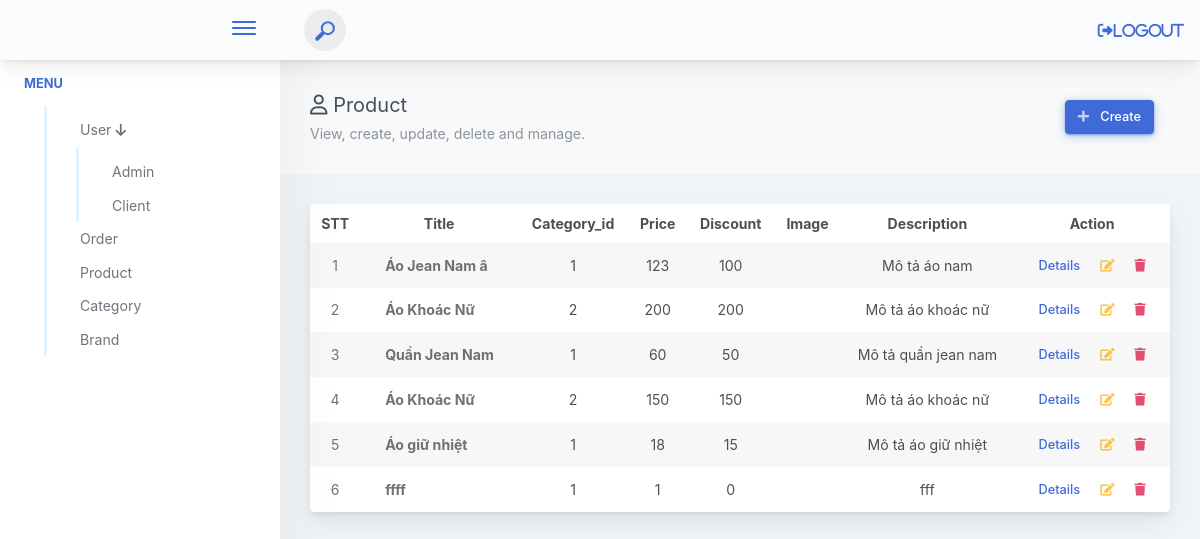
/admin/?act=product (signed in), run on an earlier commit of the app's database.
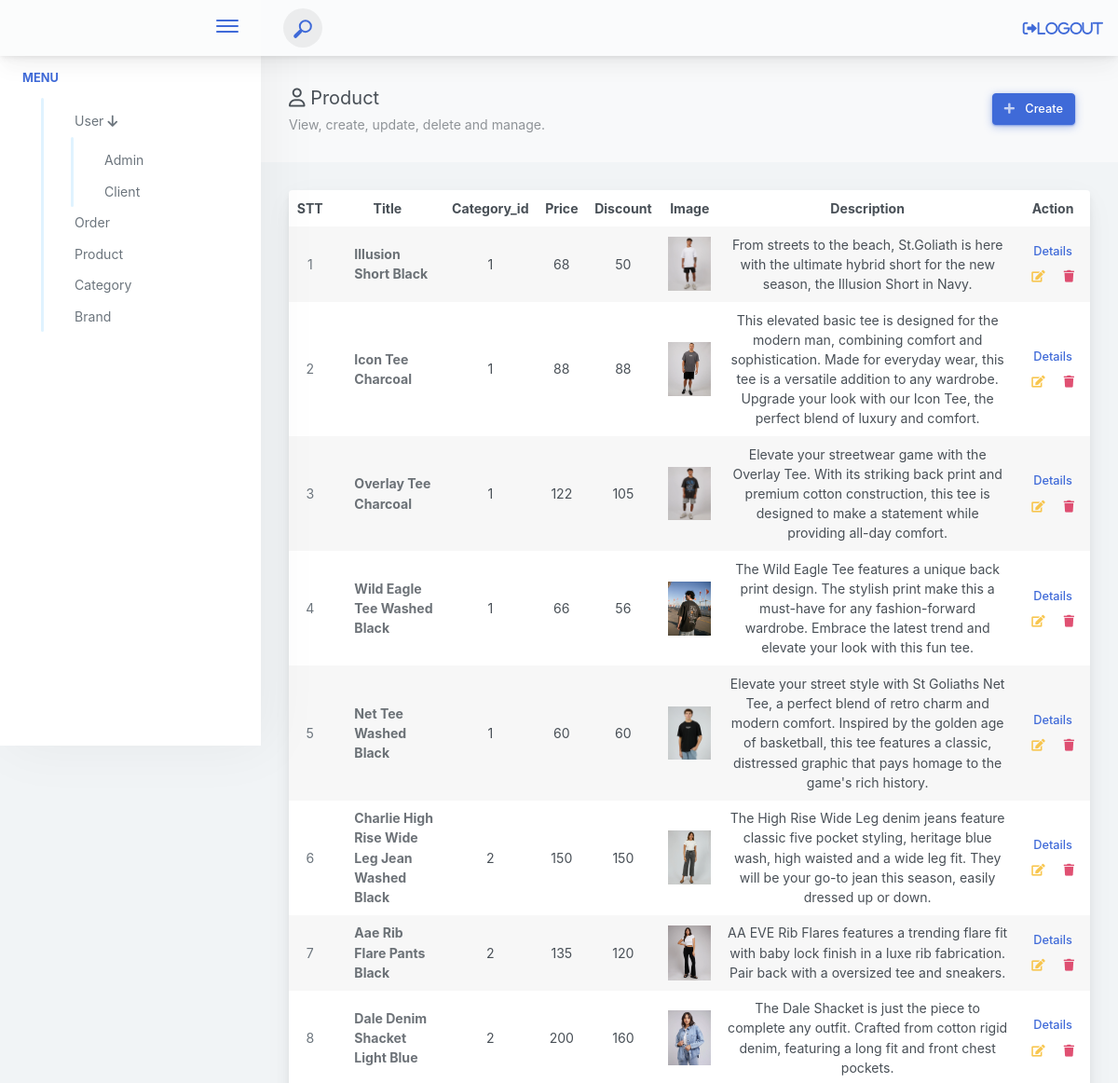
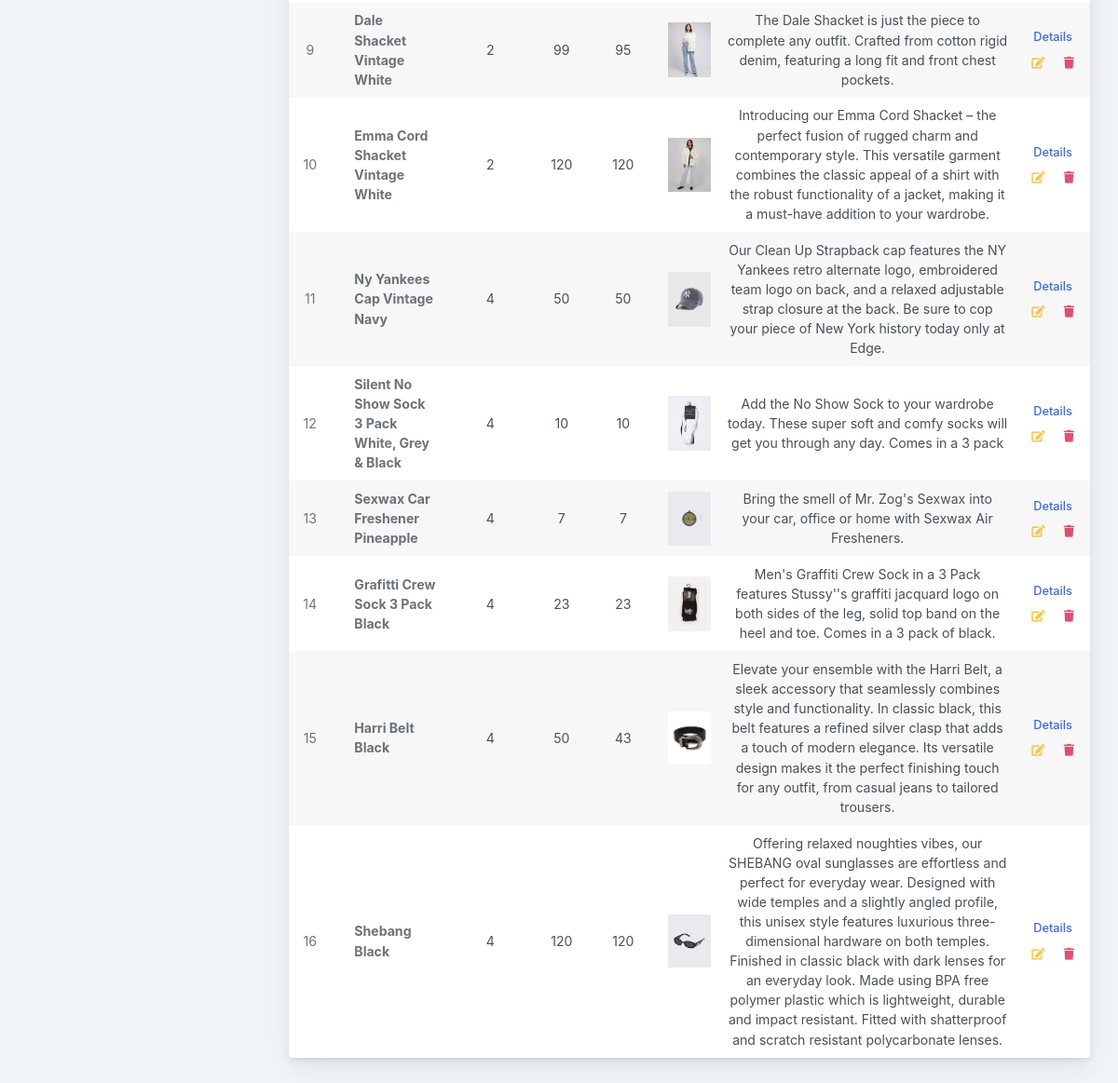
And on a later commit of the database (2 pictures, top to bottom).
### tables this page shows
CREATE TABLE `product` (
  `id` int(11) NOT NULL,
  `category_id` int(11) DEFAULT NULL,
  `title` varchar(350) DEFAULT NULL,
  `price` int(11) DEFAULT NULL,
  `discount` int(11) DEFAULT NULL,
  `thumbnail` varchar(500) DEFAULT NULL,
  `description` longtext DEFAULT NULL,
  `created_at` datetime DEFAULT NULL,
  `updated_at` datetime DEFAULT NULL
);

### admin/controllers/AdminProductController.php (called while the page is built, shortened)
<?php
class AdminProductController
{
    public $modelProduct;
    public function __construct()
    {
        $this->modelProduct = new AdminProduct();
    }
    public function product()
    {
        $listProduct = $this->modelProduct->getAllProduct();
        require_once './views/danhmuc/Product.php';
    }
}

### admin/index.php (called while the page is built, shortened)
<?php
require_once '../commons/function.php';
require_once './controllers/AdminProductController.php';
require_once './model/AdminProduct.php';
$act = $_GET['act'] ?? '/';
match ($act) {
    'user' => (new AdminUserController())->user(),
    'form-add-user' => (new AdminUserController())->formAddUser(),
    'add-user' => (new AdminUserController())->postAddUser(),
    'form-edit-user' => (new AdminUserController())->formEditUser(),
    'edit-user' => (new AdminUserController())->postEditUser(),
    'delete-user' => (new AdminUserController())->deleteUser(),
    'show-user' => (new AdminUserController())->showUser(),
    'reset-password' => (new AdminUserController())->resetPassword(),
    'client' => (new AdminUserController())->client(),
    'form-edit-client' => (new AdminUserController())->formEditClient(),
    'edit-client' => (new AdminUserController())->postEditClient(),
    'show-client' => (new AdminUserController())->showClient(),
    'login-admin' => (new AdminUserController())->formLogin(),
    'check-login-admin' => (new AdminUserController())->login(),
    'logout-admin' => (new AdminUserController())->Logout(),
    'product' => (new AdminProductController())->product(),
    'form-add-product' => (new AdminProductController())->formAddProduct(),
    'add-product' => (new AdminProductController())->postAddProduct(),
    'delete-product' => (new AdminProductController())->deleteProduct(),
    'show-product' => (new AdminProductController())->showProduct(),
    'edit-product' => (new AdminProductController())->postEditProduct(),
    'form-edit-product' => (new AdminProductController())->formEditProduct(),
    'category' => (new AdminCategoryController())->listCategory(),
    'form-add-category' => (new AdminCategoryController())->formAddCategory(),
    'add-category' => (new AdminCategoryController())->postAddCategory(),
    'form-edit-category' => (new AdminCategoryController())->formEditCategory(),
    'edit-category' => (new AdminCategoryController())->postEditCategory(),
    'delete-category' => (new AdminCategoryController())->deleteCategory(),
    'order' => (new AdminOrderController())->order(),
    'delete-order' => (new AdminOrderController())->deleteOrder(),
    'show-order' => (new AdminOrderController())->showOrder(),
    'edit-order' => (new AdminOrderController())->postEditOrder(),
    'form-edit-order' => (new AdminOrderController())->formEditOrder(),
};

### commons/function.php (called while the page is built, shortened)
<?php
function connectDB()
{
    $host = DB_HOST;
    $port = DB_PORT;
    $dbname = DB_NAME;
    try {
        $conn = new PDO("mysql:host=$host;port=$port;dbname=$dbname", DB_USERNAME, DB_PASSWORD);
        $conn->setAttribute(PDO::ATTR_ERRMODE, PDO::ERRMODE_EXCEPTION);
        $conn->setAttribute(PDO::ATTR_DEFAULT_FETCH_MODE, PDO::FETCH_ASSOC);
        return $conn;
    } catch (PDOException $e) {
        echo ("Connection failed: " . $e->getMessage());
    }
}

### admin/model/AdminProduct.php (called while the page is built, shortened)
<?php
class AdminProduct
{
    public $conn;
    public function __construct()
    {
        $this->conn = connectDB();
    }
    public function getAllProduct()
    {
        try {
            $sql = 'SELECT * FROM product';
            $stmt = $this->conn->prepare($sql);
            $stmt->execute();
            return $stmt->fetchAll();
        } catch (\Exception $e) {
            echo "Lỗi" . $e->getMessage();
        }
    }
}

### admin/views/danhmuc/Product.php (the view, shortened to what the changed rows need)
<?php include './views/layout/header.php' ?>
<div class="app-main__outer">
    <div class="app-main__inner">
        <div class="row">
            <div class="col-md-12">
                <div class="main-card mb-3 card">
                    <div class="table-responsive">
                        <table class="align-middle mb-0 table table-borderless table-striped table-hover">
                            <thead>
                                <tr>
                                    <th class="text-center">STT</th>
                                    <th class="text-center">Title</th>
                                    <th class="text-center">Category_id</th>
                                    <th class="text-center">Price</th>
                                    <th class="text-center">Discount</th>
                                    <th class="text-center">Image</th>
                                    <th class="text-center">Description</th>
                                    <th class="text-center">Action</th>
                                </tr>
                            </thead>
                            <tbody>
                                <?php foreach ($listProduct as $key => $product): ?>
                                    <tr>
                                        <td class="text-center text-muted"><?= $key + 1 ?> </td>
                                        <td>
                                            <div class="widget-content p-0">
                                                <div class="widget-content-wrapper">
                                                    <div class="widget-content-left flex2">
                                                        <div class="widget-heading"><?= $product['title'] ?> </div>
                                                    </div>
                                                </div>
                                            </div>
                                        </td>
                                        <td class="text-center"> <?= $product['category_id'] ?></td>
                                        <td class="text-center"> <?= $product['price'] ?></td>
                                        <td class="text-center">
                                            <?= $product['discount'] ?>
                                        </td>
                                        <td class="text-center">
                                            <img src="<?= BASE_URL . $product['thumbnail']  ?>" style="width: 100px" alt=""
                                                onerror="this.onerror=null; this.src='https://truongansafety.com/wp-content/uploads/2022/04/pr04-1-scaled-1.jpg' ">
                                        </td>
                                        <td class=" text-center">
                                            <?= $product['description'] ?>
                                        </td>
                                        <td class="text-center">
                                            <a href="<?= BASE_URL_ADMIN . '?act=show-product&id_product=' . $product['id'] ?>"
                                                class="btn btn-hover-shine btn-outline-primary border-0 btn-sm">
                                                Details
                                            </a>
                                            <a href="<?= BASE_URL_ADMIN . '?act=form-edit-product&id_product=' . $product['id'] ?>"
                                                data-toggle="tooltip" title="Edit" data-placement="bottom"
                                                class="btn btn-outline-warning border-0 btn-sm">
                                                <span class="btn-icon-wrapper opacity-8">
                                                    <i class="fa fa-edit fa-w-20"></i>
                                                </span>
                                            </a>
                                            <a href="<?= BASE_URL_ADMIN . '?act=delete-product&id_product=' . $product['id'] ?>"
                                                onclick="return confirm('Do you really want to delete this item?')">
                                                <button class="btn btn-hover-shine btn-outline-danger border-0 btn-sm"
                                                    type="submit" data-toggle="tooltip" title="Delete"
                                                    data-placement="bottom">
                                                    <span class="btn-icon-wrapper opacity-8">
                                                        <i class="fa fa-trash fa-w-20"></i>
                                                    </span>
                                                </button>
                                            </a>
                                        </td>
                                    </tr>
                                <?php endforeach ?>
                            </tbody>
                        </table>
                    </div>
                </div>
            </div>
        </div>
    </div>
</div>
</div>
</div>
</body>
</html>

What changed in the data, as far as the page shows it:
removed product: title "Áo Jean Nam â", category "1", price "123", discount "100", description "Mô tả áo nam"
removed product: title "Áo Khoác Nữ", category "2", price "200", discount "200", description "Mô tả áo khoác nữ"
removed product: title "Quần Jean Nam", category "1", price "60", discount "50", description "Mô tả quần jean nam"
removed product: title "Áo Khoác Nữ", category "2", price "150", discount "150", description "Mô tả áo khoác nữ"
removed product: title "Áo giữ nhiệt", category "1", price "18", discount "15", description "Mô tả áo giữ nhiệt"
removed product: title "ffff", category "1", price "1", discount "0", description "fff"
added product: title "Illusion Short Black", category "1", price "68", discount "50", thumbnail (picture), description "From streets to the beach, St.Goliath is here with the ultimate hybrid short for the new season, the Illusion Short in Navy."
added product: title "Icon Tee Charcoal", category "1", price "88", discount "88", thumbnail (picture), description "This elevated basic tee is designed for the modern man, combining comfort and sophistication. Made for everyday wear, this tee is a versatile addition to any wardrobe. Upgrade your look with our Icon Tee, the perfect blend of luxury and comfort."
added product: title "Overlay Tee Charcoal", category "1", price "122", discount "105", thumbnail (picture), description "Elevate your streetwear game with the Overlay Tee. With its striking back print and premium cotton construction, this tee is designed to make a statement while providing all-day comfort."
added product: title "Wild Eagle Tee Washed Black", category "1", price "66", discount "56", thumbnail (picture), description "The Wild Eagle Tee features a unique back print design. The stylish print make this a must-have for any fashion-forward wardrobe. Embrace the latest trend and elevate your look with this fun tee."
added product: title "Net Tee Washed Black", category "1", price "60", discount "60", thumbnail (picture), description "Elevate your street style with St Goliaths Net Tee, a perfect blend of retro charm and modern comfort. Inspired by the golden age of basketball, this tee features a classic, distressed graphic that pays homage to the game's rich history."
added product: title "Charlie High Rise Wide Leg Jean Washed Black", category "2", price "150", discount "150", thumbnail (picture), description "The High Rise Wide Leg denim jeans feature classic five pocket styling, heritage blue wash, high waisted and a wide leg fit. They will be your go-to jean this season, easily dressed up or down."
added product: title "Aae Rib Flare Pants Black", category "2", price "135", discount "120", thumbnail (picture), description "AA EVE Rib Flares features a trending flare fit with baby lock finish in a luxe rib fabrication. Pair back with a oversized tee and sneakers."
added product: title "Dale Denim Shacket Light Blue", category "2", price "200", discount "160", thumbnail (picture), description "The Dale Shacket is just the piece to complete any outfit. Crafted from cotton rigid denim, featuring a long fit and front chest pockets."
added product: title "Dale Shacket Vintage White", category "2", price "99", discount "95", thumbnail (picture), description "The Dale Shacket is just the piece to complete any outfit. Crafted from cotton rigid denim, featuring a long fit and front chest pockets."
added product: title "Emma Cord Shacket Vintage White", category "2", price "120", discount "120", thumbnail (picture), description "Introducing our Emma Cord Shacket – the perfect fusion of rugged charm and contemporary style. This versatile garment combines the classic appeal of a shirt with the robust functionality of a jacket, making it a must-have addition to your wardrobe."
added product: title "Ny Yankees Cap Vintage Navy", category "4", price "50", discount "50", thumbnail (picture), description "Our Clean Up Strapback cap features the NY Yankees retro alternate logo, embroidered team logo on back, and a relaxed adjustable strap closure at the back. Be sure to cop your piece of New York history today only at Edge."
added product: title "Silent No Show Sock 3 Pack White, Grey & Black", category "4", price "10", discount "10", thumbnail (picture), description "Add the No Show Sock to your wardrobe today. These super soft and comfy socks will get you through any day. Comes in a 3 pack"
added product: title "Sexwax Car Freshener Pineapple", category "4", price "7", discount "7", thumbnail (picture), description "Bring the smell of Mr. Zog's Sexwax into your car, office or home with Sexwax Air Fresheners."
added product: title "Grafitti Crew Sock 3 Pack Black", category "4", price "23", discount "23", thumbnail (picture), description "Men's Graffiti Crew Sock in a 3 Pack features Stussy''s graffiti jacquard logo on both sides of the leg, solid top band on the heel and toe. Comes in a 3 pack of black."
added product: title "Harri Belt Black", category "4", price "50", discount "43", thumbnail (picture), description "Elevate your ensemble with the Harri Belt, a sleek accessory that seamlessly combines style and functionality. In classic black, this belt features a refined silver clasp that adds a touch of modern elegance. Its versatile design makes it the perfect finishing touch for any outfit, from casual jeans to tailored trousers."
added product: title "Shebang Black", category "4", price "120", discount "120", thumbnail (picture), description "Offering relaxed noughties vibes, our SHEBANG oval sunglasses are effortless and perfect for everyday wear. Designed with wide temples and a slightly angled profile, this unisex style features luxurious three-dimensional hardware on both temples. Finished in classic black with dark lenses for an everyday look. Made using BPA free polymer plastic which is lightweight, durable and impact resistant. Fitted with shatterproof and scratch resistant polycarbonate lenses."
